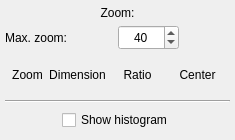
<?xml version="1.0" encoding="UTF-8"?>
<ui version="4.0">
 <class>ViewModifier</class>
 <widget class="QWidget" name="ViewModifier">
  <property name="geometry">
   <rect>
    <x>0</x>
    <y>0</y>
    <width>235</width>
    <height>140</height>
   </rect>
  </property>
  <property name="sizePolicy">
   <sizepolicy hsizetype="Preferred" vsizetype="Preferred">
    <horstretch>0</horstretch>
    <verstretch>0</verstretch>
   </sizepolicy>
  </property>
  <property name="minimumSize">
   <size>
    <width>235</width>
    <height>140</height>
   </size>
  </property>
  <property name="maximumSize">
   <size>
    <width>16777215</width>
    <height>16777215</height>
   </size>
  </property>
  <property name="windowTitle">
   <string>Form</string>
  </property>
  <widget class="QWidget" name="zoomWidget" native="true">
   <property name="geometry">
    <rect>
     <x>0</x>
     <y>0</y>
     <width>235</width>
     <height>140</height>
    </rect>
   </property>
   <property name="sizePolicy">
    <sizepolicy hsizetype="Preferred" vsizetype="Expanding">
     <horstretch>0</horstretch>
     <verstretch>0</verstretch>
    </sizepolicy>
   </property>
   <property name="minimumSize">
    <size>
     <width>0</width>
     <height>0</height>
    </size>
   </property>
   <layout class="QVBoxLayout" name="zoomValuesLayout">
    <property name="spacing">
     <number>5</number>
    </property>
    <property name="margin">
     <number>5</number>
    </property>
    <item>
     <widget class="QLabel" name="zoomTitleLabel">
      <property name="minimumSize">
       <size>
        <width>0</width>
        <height>15</height>
       </size>
      </property>
      <property name="maximumSize">
       <size>
        <width>16777215</width>
        <height>15</height>
       </size>
      </property>
      <property name="text">
       <string>Zoom:</string>
      </property>
      <property name="alignment">
       <set>Qt::AlignCenter</set>
      </property>
     </widget>
    </item>
    <item>
     <widget class="QWidget" name="maxSpinWidget" native="true">
      <property name="minimumSize">
       <size>
        <width>0</width>
        <height>25</height>
       </size>
      </property>
      <property name="maximumSize">
       <size>
        <width>16777215</width>
        <height>25</height>
       </size>
      </property>
      <layout class="QHBoxLayout" name="maxSpinLayout">
       <property name="spacing">
        <number>0</number>
       </property>
       <property name="margin">
        <number>0</number>
       </property>
       <item>
        <widget class="QLabel" name="maxZoomLabel">
         <property name="minimumSize">
          <size>
           <width>0</width>
           <height>25</height>
          </size>
         </property>
         <property name="text">
          <string>Max. zoom:</string>
         </property>
         <property name="alignment">
          <set>Qt::AlignRight|Qt::AlignTrailing|Qt::AlignVCenter</set>
         </property>
         <property name="margin">
          <number>2</number>
         </property>
        </widget>
       </item>
       <item>
        <spacer name="maxLeftSpacer">
         <property name="orientation">
          <enum>Qt::Horizontal</enum>
         </property>
         <property name="sizeHint" stdset="0">
          <size>
           <width>40</width>
           <height>20</height>
          </size>
         </property>
        </spacer>
       </item>
       <item>
        <widget class="QSpinBox" name="maxZoomSpin">
         <property name="sizePolicy">
          <sizepolicy hsizetype="Expanding" vsizetype="Expanding">
           <horstretch>0</horstretch>
           <verstretch>0</verstretch>
          </sizepolicy>
         </property>
         <property name="minimumSize">
          <size>
           <width>0</width>
           <height>25</height>
          </size>
         </property>
         <property name="layoutDirection">
          <enum>Qt::LeftToRight</enum>
         </property>
         <property name="alignment">
          <set>Qt::AlignCenter</set>
         </property>
         <property name="minimum">
          <number>1</number>
         </property>
         <property name="maximum">
          <number>10000</number>
         </property>
         <property name="value">
          <number>40</number>
         </property>
        </widget>
       </item>
       <item>
        <spacer name="maxRightSpacer">
         <property name="orientation">
          <enum>Qt::Horizontal</enum>
         </property>
         <property name="sizeHint" stdset="0">
          <size>
           <width>40</width>
           <height>20</height>
          </size>
         </property>
        </spacer>
       </item>
      </layout>
     </widget>
    </item>
    <item>
     <layout class="QVBoxLayout" name="valuesLayout">
      <property name="spacing">
       <number>0</number>
      </property>
      <property name="margin">
       <number>5</number>
      </property>
      <item>
       <widget class="QWidget" name="titlesWidget" native="true">
        <property name="minimumSize">
         <size>
          <width>215</width>
          <height>30</height>
         </size>
        </property>
        <property name="maximumSize">
         <size>
          <width>215</width>
          <height>30</height>
         </size>
        </property>
        <layout class="QHBoxLayout" name="titlesLayout">
         <property name="spacing">
          <number>5</number>
         </property>
         <property name="leftMargin">
          <number>0</number>
         </property>
         <property name="topMargin">
          <number>5</number>
         </property>
         <property name="rightMargin">
          <number>0</number>
         </property>
         <property name="bottomMargin">
          <number>5</number>
         </property>
         <item>
          <widget class="QLabel" name="zoomLabel">
           <property name="minimumSize">
            <size>
             <width>35</width>
             <height>20</height>
            </size>
           </property>
           <property name="maximumSize">
            <size>
             <width>35</width>
             <height>20</height>
            </size>
           </property>
           <property name="text">
            <string>Zoom</string>
           </property>
           <property name="alignment">
            <set>Qt::AlignCenter</set>
           </property>
           <property name="margin">
            <number>2</number>
           </property>
          </widget>
         </item>
         <item>
          <widget class="QLabel" name="dimensionLabel">
           <property name="minimumSize">
            <size>
             <width>55</width>
             <height>20</height>
            </size>
           </property>
           <property name="maximumSize">
            <size>
             <width>55</width>
             <height>20</height>
            </size>
           </property>
           <property name="text">
            <string>Dimension</string>
           </property>
           <property name="alignment">
            <set>Qt::AlignCenter</set>
           </property>
           <property name="margin">
            <number>2</number>
           </property>
          </widget>
         </item>
         <item>
          <widget class="QLabel" name="ratioLabel">
           <property name="minimumSize">
            <size>
             <width>55</width>
             <height>20</height>
            </size>
           </property>
           <property name="maximumSize">
            <size>
             <width>55</width>
             <height>20</height>
            </size>
           </property>
           <property name="text">
            <string>Ratio</string>
           </property>
           <property name="alignment">
            <set>Qt::AlignCenter</set>
           </property>
           <property name="margin">
            <number>2</number>
           </property>
          </widget>
         </item>
         <item>
          <widget class="QLabel" name="centerLabel">
           <property name="minimumSize">
            <size>
             <width>55</width>
             <height>20</height>
            </size>
           </property>
           <property name="maximumSize">
            <size>
             <width>55</width>
             <height>20</height>
            </size>
           </property>
           <property name="text">
            <string>Center</string>
           </property>
           <property name="alignment">
            <set>Qt::AlignCenter</set>
           </property>
           <property name="margin">
            <number>2</number>
           </property>
          </widget>
         </item>
        </layout>
       </widget>
      </item>
     </layout>
    </item>
    <item>
     <widget class="Line" name="separator">
      <property name="orientation">
       <enum>Qt::Horizontal</enum>
      </property>
     </widget>
    </item>
    <item>
     <widget class="QWidget" name="histogramWidget" native="true">
      <property name="minimumSize">
       <size>
        <width>100</width>
        <height>25</height>
       </size>
      </property>
      <property name="maximumSize">
       <size>
        <width>16777215</width>
        <height>25</height>
       </size>
      </property>
      <layout class="QHBoxLayout" name="histogramLayout">
       <property name="spacing">
        <number>0</number>
       </property>
       <property name="margin">
        <number>0</number>
       </property>
       <item>
        <spacer name="histogramLeftSpacer">
         <property name="orientation">
          <enum>Qt::Horizontal</enum>
         </property>
         <property name="sizeHint" stdset="0">
          <size>
           <width>40</width>
           <height>20</height>
          </size>
         </property>
        </spacer>
       </item>
       <item>
        <widget class="QCheckBox" name="histogramCheck">
         <property name="layoutDirection">
          <enum>Qt::LeftToRight</enum>
         </property>
         <property name="text">
          <string>Show histogram</string>
         </property>
        </widget>
       </item>
       <item>
        <spacer name="histogramRightSpacer">
         <property name="orientation">
          <enum>Qt::Horizontal</enum>
         </property>
         <property name="sizeHint" stdset="0">
          <size>
           <width>40</width>
           <height>20</height>
          </size>
         </property>
        </spacer>
       </item>
      </layout>
     </widget>
    </item>
   </layout>
  </widget>
 </widget>
 <resources/>
 <connections/>
</ui>
